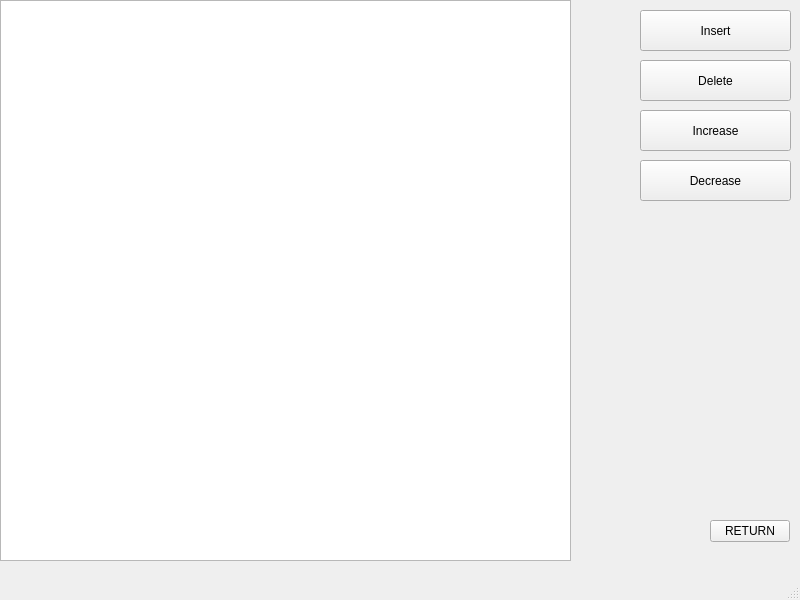
<?xml version="1.0" encoding="UTF-8"?>
<ui version="4.0">
 <class>AVL</class>
 <widget class="QMainWindow" name="AVL">
  <property name="geometry">
   <rect>
    <x>0</x>
    <y>0</y>
    <width>800</width>
    <height>600</height>
   </rect>
  </property>
  <property name="windowTitle">
   <string>MainWindow</string>
  </property>
  <widget class="QWidget" name="centralwidget">
   <widget class="QPushButton" name="pushButton">
    <property name="geometry">
     <rect>
      <x>640</x>
      <y>10</y>
      <width>151</width>
      <height>41</height>
     </rect>
    </property>
    <property name="text">
     <string>Insert</string>
    </property>
   </widget>
   <widget class="QPushButton" name="pushButton_2">
    <property name="geometry">
     <rect>
      <x>640</x>
      <y>60</y>
      <width>151</width>
      <height>41</height>
     </rect>
    </property>
    <property name="text">
     <string>Delete</string>
    </property>
   </widget>
   <widget class="QPushButton" name="pushButton_3">
    <property name="geometry">
     <rect>
      <x>640</x>
      <y>110</y>
      <width>151</width>
      <height>41</height>
     </rect>
    </property>
    <property name="text">
     <string>Increase</string>
    </property>
   </widget>
   <widget class="QGraphicsView" name="graphicsView">
    <property name="geometry">
     <rect>
      <x>0</x>
      <y>0</y>
      <width>571</width>
      <height>561</height>
     </rect>
    </property>
   </widget>
   <widget class="QPushButton" name="pushButton_4">
    <property name="geometry">
     <rect>
      <x>710</x>
      <y>520</y>
      <width>80</width>
      <height>22</height>
     </rect>
    </property>
    <property name="text">
     <string>RETURN</string>
    </property>
   </widget>
   <widget class="QPushButton" name="pushButton_5">
    <property name="geometry">
     <rect>
      <x>640</x>
      <y>160</y>
      <width>151</width>
      <height>41</height>
     </rect>
    </property>
    <property name="text">
     <string>Decrease</string>
    </property>
   </widget>
  </widget>
  <widget class="QMenuBar" name="menubar">
   <property name="geometry">
    <rect>
     <x>0</x>
     <y>0</y>
     <width>800</width>
     <height>19</height>
    </rect>
   </property>
  </widget>
  <widget class="QStatusBar" name="statusbar"/>
 </widget>
 <resources/>
 <connections/>
</ui>
